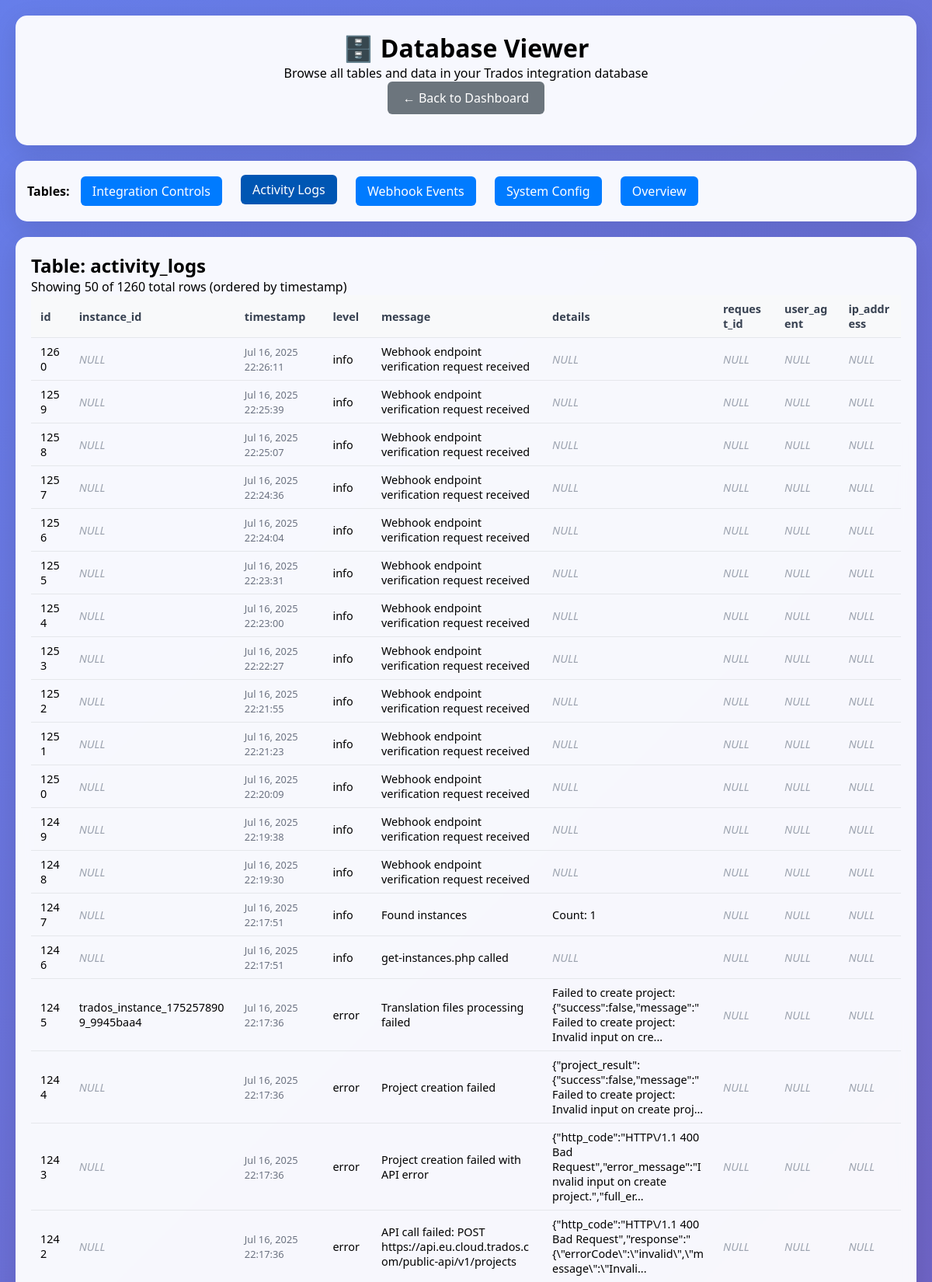
/database-viewer.php?table=activity_logs (upper part), run on the app's committed database.
### tables this page shows
CREATE TABLE activity_logs (
            id INTEGER PRIMARY KEY AUTOINCREMENT,
            instance_id TEXT,
            timestamp DATETIME DEFAULT CURRENT_TIMESTAMP,
            level TEXT DEFAULT 'info' CHECK(level IN ('success', 'info', 'warning', 'error')),
            message TEXT NOT NULL,
            details TEXT,
            request_id TEXT,
            user_agent TEXT,
            ip_address TEXT
        );

### database-viewer.php (the view, shortened to what this page needs)
<?php
require_once 'includes/database.php';
$selectedTable = $_GET['table'] ?? null;
$page = max(1, (int)($_GET['page'] ?? 1));
$perPage = 50;
$offset = ($page - 1) * $perPage;
?>
<!DOCTYPE html>
<html lang="en">
<head>
</head>
<body>
    <div class="container">
        <div class="header">
            <h1>🗄️ Database Viewer</h1>
            <p>Browse all tables and data in your Trados integration database</p>
            <a href="index.php" class="back-link">← Back to Dashboard</a>
        </div>
        <div class="nav">
            <strong>Tables:</strong>
            <a href="?table=integration_controls" <?php echo $selectedTable === 'integration_controls' ? 'class="active"' : ''; ?>>
                Integration Controls
            </a>
            <a href="?table=activity_logs" <?php echo $selectedTable === 'activity_logs' ? 'class="active"' : ''; ?>>
                Activity Logs
            </a>
            <a href="?table=webhook_events" <?php echo $selectedTable === 'webhook_events' ? 'class="active"' : ''; ?>>
                Webhook Events
            </a>
            <a href="?table=system_config" <?php echo $selectedTable === 'system_config' ? 'class="active"' : ''; ?>>
                System Config
            </a>
            <a href="?" <?php echo !$selectedTable ? 'class="active"' : ''; ?>>
                Overview
            </a>
        </div>
        <div class="content">
            <?php if (!$selectedTable): ?>
                <h2>Database Overview</h2>
                <?php
                $tables = ['integration_controls', 'activity_logs', 'webhook_events', 'system_config'];
                $stats = [];
                foreach ($tables as $table) {
                    try {
                        $stmt = $pdo->query("SELECT COUNT(*) as count FROM `$table`");
                        $stats[$table] = $stmt->fetch()['count'];
                    } catch (PDOException $e) {
                        $stats[$table] = 'Error';
                        echo "<div class='error'>Error getting count for table '$table': " . htmlspecialchars($e->getMessage()) . "</div>";
                    }
                }
                try {
                    $stmt = $pdo->query("SELECT sqlite_version() as version");
                    $version = 'SQLite ' . $stmt->fetch()['version'];
                    $database_file = __DIR__ . '/data/trados.db';
                    $size_mb = file_exists($database_file) ? round(filesize($database_file) / 1024 / 1024, 2) : 0;
                } catch (Exception $e) {
                    $version = 'Unknown';
                    $size_mb = 0;
                    echo "<div class='error'>Error getting database info: " . htmlspecialchars($e->getMessage()) . "</div>";
                }
                ?>
                <div class="stats">
                    <div class="stat-card">
                        <div class="stat-number"><?php echo $stats['integration_controls']; ?></div>
                        <div>Integration Controls</div>
                    </div>
                    <div class="stat-card">
                        <div class="stat-number"><?php echo $stats['activity_logs']; ?></div>
                        <div>Activity Logs</div>
                    </div>
                    <div class="stat-card">
                        <div class="stat-number"><?php echo $stats['webhook_events']; ?></div>
                        <div>Webhook Events</div>
                    </div>
                    <div class="stat-card">
                        <div class="stat-number"><?php echo $stats['system_config']; ?></div>
                        <div>Config Settings</div>
                    </div>
                </div>
                <h3>Database Information</h3>
                <table>
                    <tr><td><strong>Version:</strong></td><td><?php echo htmlspecialchars($version); ?></td></tr>
                    <tr><td><strong>Size:</strong></td><td><?php echo $size_mb; ?> MB</td></tr>
                    <tr><td><strong>Location:</strong></td><td><?php echo htmlspecialchars(realpath(__DIR__ . '/data/trados.db') ?: 'File not found'); ?></td></tr>
                </table>
            <?php else: ?>
                <?php
                try {
                    $countStmt = $pdo->prepare("SELECT COUNT(*) as total FROM `$selectedTable`");
                    $countStmt->execute();
                    $totalRows = $countStmt->fetch()['total'];
                    $structStmt = $pdo->query("PRAGMA table_info(`$selectedTable`)");
                    $columns = $structStmt->fetchAll(PDO::FETCH_ASSOC);
                    $columnNames = array_column($columns, 'name');
                    $orderBy = 'rowid';
                    if (in_array('timestamp', $columnNames)) {
                        $orderBy = 'timestamp';
                    } elseif (in_array('created_at', $columnNames)) {
                        $orderBy = 'created_at';
                    } elseif (in_array('id', $columnNames)) {
                        $orderBy = 'id';
                    }
                    $stmt = $pdo->prepare("SELECT * FROM `$selectedTable` ORDER BY `$orderBy` DESC LIMIT ? OFFSET ?");
                    $stmt->bindValue(1, $perPage, PDO::PARAM_INT);
                    $stmt->bindValue(2, $offset, PDO::PARAM_INT);
                    $stmt->execute();
                    $rows = $stmt->fetchAll(PDO::FETCH_ASSOC);
                    if (empty($rows)) {
                        echo "<p>No data found in table: <strong>" . htmlspecialchars($selectedTable) . "</strong></p>";
                    } else {
                        echo "<h2>Table: " . htmlspecialchars($selectedTable) . "</h2>";
                        echo "<p>Showing " . count($rows) . " of $totalRows total rows (ordered by $orderBy)</p>";
                        $tableColumns = array_keys($rows[0]);
                        echo "<table>";
                        echo "<thead><tr>";
                        foreach ($tableColumns as $column) {
                            echo "<th>" . htmlspecialchars($column) . "</th>";
                        }
                        echo "</tr></thead>";
                        echo "<tbody>";
                        foreach ($rows as $row) {
                            echo "<tr>";
                            foreach ($tableColumns as $column) {
                                $value = $row[$column];
                                echo "<td>";
                                if ($value === null) {
                                    echo "<em style='color: #9ca3af;'>NULL</em>";
                                } elseif ($column === 'status') {
                                    echo "<span class='status-badge status-$value'>" . ucfirst(htmlspecialchars($value)) . "</span>";
                                } elseif (in_array($column, ['timestamp', 'created_at', 'last_activity', 'updated_at']) && $value) {
                                    echo "<span class='timestamp'>" . date('M j, Y H:i:s', strtotime($value)) . "</span>";
                                } elseif (in_array($column, ['client_secret']) && $value) {
                                    echo "<code>" . substr($value, 0, 10) . "..." . substr($value, -4) . "</code>";
                                } elseif (strlen($value) > 100) {
                                    echo "<span title='" . htmlspecialchars($value) . "'>" .
                                         htmlspecialchars(substr($value, 0, 100)) . "...</span>";
                                } else {
                                    echo htmlspecialchars($value);
                                }
                                echo "</td>";
                            }
                            echo "</tr>";
                        }
                        echo "</tbody></table>";
                    }
                } catch (PDOException $e) {
                    echo "<div class='error'>Database error: " . htmlspecialchars($e->getMessage()) . "</div>";
                } catch (Exception $e) {
                    echo "<div class='error'>Error: " . htmlspecialchars($e->getMessage()) . "</div>";
                }
                ?>
            <?php endif; ?>
        </div>
    </div>
</body>
</html>

### database-viewer.php (style rules this page uses)
* { margin: 0; padding: 0; box-sizing: border-box; }
body { font-family: 'Segoe UI', Tahoma, Geneva, Verdana, sans-serif; background: linear-gradient(135deg, #667eea 0%, #764ba2 100%); min-height: 100vh; padding: 20px; }
.container { max-width: 1400px; margin: 0 auto; }
.header { background: rgba(255, 255, 255, 0.95); backdrop-filter: blur(10px); border-radius: 15px; padding: 20px; margin-bottom: 20px; box-shadow: 0 8px 32px rgba(0, 0, 0, 0.1); text-align: center; }
.nav { background: rgba(255, 255, 255, 0.95); backdrop-filter: blur(10px); border-radius: 15px; padding: 15px; margin-bottom: 20px; box-shadow: 0 8px 32px rgba(0, 0, 0, 0.1); }
.nav a { display: inline-block; margin: 5px 10px; padding: 8px 15px; background: #007bff; color: white; text-decoration: none; border-radius: 6px; transition: all 0.2s ease; }
.nav a:hover, .nav a.active { background: #0056b3; transform: translateY(-2px); }
.content { background: rgba(255, 255, 255, 0.95); backdrop-filter: blur(10px); border-radius: 15px; padding: 20px; box-shadow: 0 8px 32px rgba(0, 0, 0, 0.1); overflow-x: auto; }
table { width: 100%; border-collapse: collapse; font-size: 0.9rem; }
th, td { text-align: left; padding: 8px 12px; border-bottom: 1px solid #e5e7eb; word-break: break-word; max-width: 300px; }
th { background: #f8f9fa; font-weight: 600; color: #374151; position: sticky; top: 0; }
.timestamp { font-size: 0.8rem; color: #6b7280; }
.back-link { display: inline-block; margin-bottom: 20px; padding: 10px 20px; background: #6c757d; color: white; text-decoration: none; border-radius: 6px; }

### data on the page
activity_logs: id "1260", timestamp "Jul 16, 2025 22:26:11", level "info", message "Webhook endpoint verification request received"
activity_logs: id "1259", timestamp "Jul 16, 2025 22:25:39", level "info", message "Webhook endpoint verification request received"
activity_logs: id "1258", timestamp "Jul 16, 2025 22:25:07", level "info", message "Webhook endpoint verification request received"
activity_logs: id "1257", timestamp "Jul 16, 2025 22:24:36", level "info", message "Webhook endpoint verification request received"
activity_logs: id "1256", timestamp "Jul 16, 2025 22:24:04", level "info", message "Webhook endpoint verification request received"
activity_logs: id "1255", timestamp "Jul 16, 2025 22:23:31", level "info", message "Webhook endpoint verification request received"
activity_logs: id "1254", timestamp "Jul 16, 2025 22:23:00", level "info", message "Webhook endpoint verification request received"
activity_logs: id "1253", timestamp "Jul 16, 2025 22:22:27", level "info", message "Webhook endpoint verification request received"
activity_logs: id "1252", timestamp "Jul 16, 2025 22:21:55", level "info", message "Webhook endpoint verification request received"
activity_logs: id "1251", timestamp "Jul 16, 2025 22:21:23", level "info", message "Webhook endpoint verification request received"
activity_logs: id "1250", timestamp "Jul 16, 2025 22:20:09", level "info", message "Webhook endpoint verification request received"
activity_logs: id "1249", timestamp "Jul 16, 2025 22:19:38", level "info", message "Webhook endpoint verification request received"
activity_logs: id "1248", timestamp "Jul 16, 2025 22:19:30", level "info", message "Webhook endpoint verification request received"
activity_logs: id "1247", timestamp "Jul 16, 2025 22:17:51", level "info", message "Found instances", details "Count: 1"
activity_logs: id "1246", timestamp "Jul 16, 2025 22:17:51", level "info", message "get-instances.php called"
activity_logs: id "1245", instance "trados_instance_1752578909_9945baa4", timestamp "Jul 16, 2025 22:17:36", level "error", message "Translation files processing failed", details "Failed to create project: {\"success\":false,\"message\":\"Failed to create project: Invalid input on cre"
activity_logs: id "1244", timestamp "Jul 16, 2025 22:17:36", level "error", message "Project creation failed", details "{\"project_result\":{\"success\":false,\"message\":\"Failed to create project: Invalid input on create proj"
activity_logs: id "1243", timestamp "Jul 16, 2025 22:17:36", level "error", message "Project creation failed with API error", details "{\"http_code\":\"HTTP\\/1.1 400 Bad Request\",\"error_message\":\"Invalid input on create project.\",\"full_er"
activity_logs: id "1242", timestamp "Jul 16, 2025 22:17:36", level "error", message "API call failed: POST https://api.eu.cloud.trados.com/public-api/v1/projects", details "{\"http_code\":\"HTTP\\/1.1 400 Bad Request\",\"response\":\"{\\\"errorCode\\\":\\\"invalid\\\",\\\"message\\\":\\\"Invali"

### other printed values
$selectedTable "activity_logs"
count($rows) "50"
$totalRows "1260"
$orderBy "timestamp"
$column "id"
$column "instance_id"
$column "timestamp"
$column "level"
$column "message"
$column "details"
$column "request_id"
$column "user_agent"
$column "ip_address"
